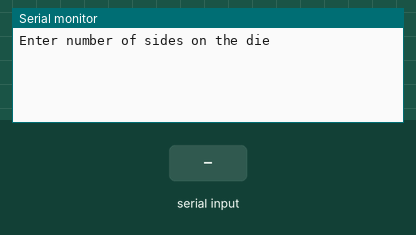
Recording of a sketch running on a simulated Arduino Uno, built with avr-gcc and run on an emulated ATmega328P. Shown: the last lines printed to the serial monitor. The test bench sets the inputs (shaded band). Random numbers use the default seed unless the sketch sets one.

Above: at 1.2 s.
1.3 s: "90,45\n" received over Serial
At 2.9 s:
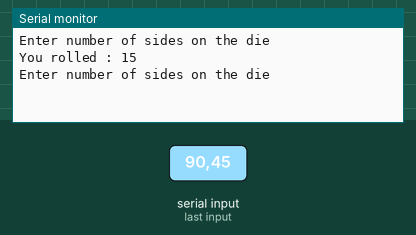
3.8 s: "30,150\n" received over Serial
At 6.0 s:
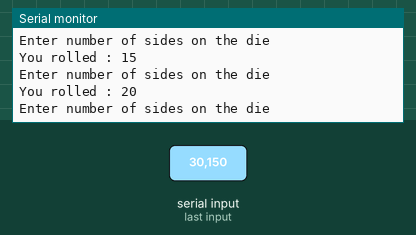

Measured:
- after the input at 1.3 s, the serial monitor: prints a new line after 1.0 s (image 1)
- after the input at 3.8 s, the serial monitor: prints a new line after 1.0 s (image 2)

The sketch:

proj.ino
```cpp
void setup() {

   Serial.begin(9600);
   randomSeed(analogRead(A0));
}

void loop() {
  String str;
  int num;

  Serial.println("Enter number of sides on the die");
  while(str.equals("")){
    str =Serial.readString();
  }


  num = str.toInt();


  if ( num > 0){
    num = random(1, num+1);
    Serial.print("You rolled : ");
    Serial.println(num);

  }

}
```
